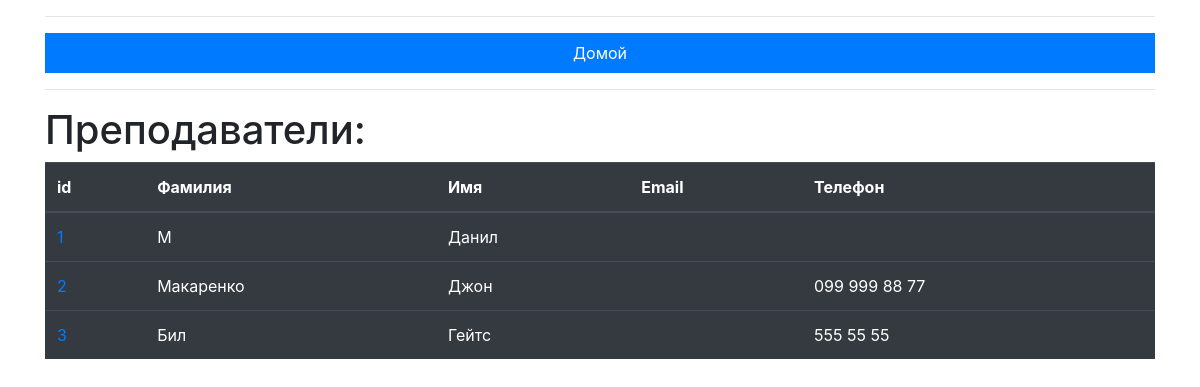
The app's page /teachers.php with its own data.
### tables this page shows
CREATE TABLE `teachers` (
  `id` int(8) NOT NULL,
  `first_name` varchar(50) NOT NULL DEFAULT '',
  `last_name` varchar(50) NOT NULL DEFAULT '',
  `birthday` datetime DEFAULT NULL,
  `email` varchar(50) DEFAULT NULL,
  `phone` varchar(15) DEFAULT NULL
);

### teachers.php (the view, shortened to what this page needs)
<?php
include 'pdo.php';
?>
<!doctype html>
<html lang="en">
    <head>
        <link rel="stylesheet" href="https://stackpath.bootstrapcdn.com/bootstrap/4.3.1/css/bootstrap.min.css">
    </head>
    <body>
        <div class="container">
            <hr>
            <div>
                <ul class="nav nav-pills nav-justified">
                    <li class="nav-item">
                        <a class="nav-link active" style="border-radius: 0px" href="index.php">Домой</a>
                    </li>
                </ul>
            </div>
            <hr>
            <h1>Преподаватели:</h1>
            <table class="table table-hover table-dark">
                <thead>
                    <tr>
                        <th scope="col">id</th>
                        <th scope="col">Фамилия</th>
                        <th scope="col">Имя</th>
                        <th scope="col">Email</th>
                        <th scope="col">Телефон</th>
                    </tr>
                </thead>
                <tbody>
            <?php
            $sql = "SELECT T.id, T.last_name, T.first_name, T.birthday, T.email, T.phone
            from teachers T
            ORDER BY T.id";
            $stmt = $pdo->query($sql);
            while ($row = $stmt->fetch())
            {
            echo
                '<tr>' .
                  '<td>' . '<a href="teacher.php?id='.$row["id"] .'">' . $row["id"] .  '</a>' . '</td>' .
                  '<td>' . $row["last_name"] .  '</td>' .
                  '<td>' . $row["first_name"] .  '</td>' .
                  '<td>' . $row["email"] .  '</td>' .
                  '<td>' . $row["phone"] .  '</td>' .
                '</tr>';
            }
            ?>
            </tbody>
        </table>
    </div>
  </body>
</html>

### records on screen
teachers: id "1", last_name "М", first_name "Данил"
teachers: id "2", last_name "Макаренко", first_name "Джон", phone "099 999 88 77"
teachers: id "3", last_name "Бил", first_name "Гейтс", phone "555 55 55"
